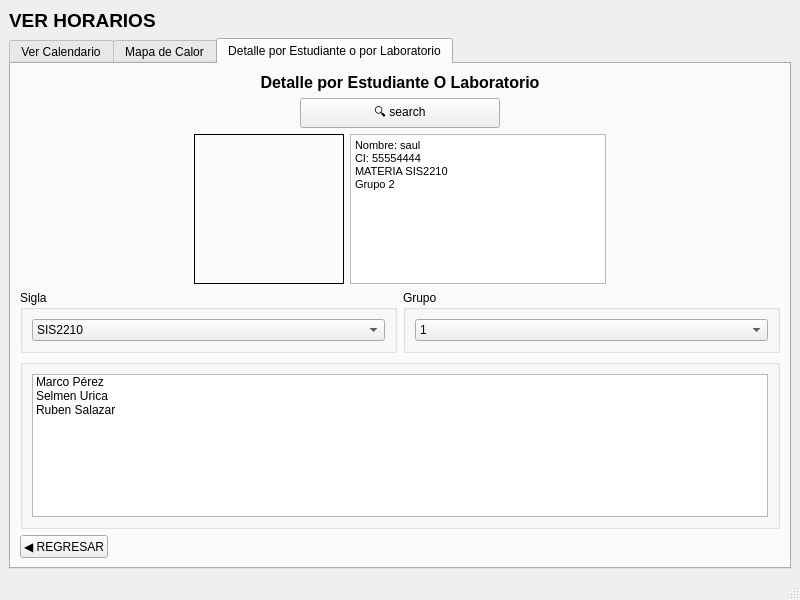
<?xml version="1.0" encoding="UTF-8"?>
<ui version="4.0">
 <class>MainWindow</class>
 <widget class="QMainWindow" name="MainWindow">
  <property name="geometry">
   <rect>
    <x>0</x>
    <y>0</y>
    <width>800</width>
    <height>600</height>
   </rect>
  </property>
  <property name="windowTitle">
   <string>Ver Horarios</string>
  </property>
  <widget class="QWidget" name="centralwidget">
   <layout class="QVBoxLayout" name="verticalLayout">
    <item>
     <widget class="QLabel" name="lblTitle">
      <property name="font">
       <font>
        <pointsize>14</pointsize>
        <bold>true</bold>
       </font>
      </property>
      <property name="text">
       <string>VER HORARIOS</string>
      </property>
      <property name="alignment">
       <set>Qt::AlignmentFlag::AlignLeading</set>
      </property>
     </widget>
    </item>
    <item>
     <widget class="QTabWidget" name="tabWidget">
      <property name="currentIndex">
       <number>2</number>
      </property>
      <widget class="QWidget" name="tabCalendario">
       <attribute name="title">
        <string>Ver Calendario</string>
       </attribute>
       <layout class="QVBoxLayout" name="verticalLayout_2">
        <item>
         <widget class="QTableWidget" name="tableCalendario">
          <property name="alternatingRowColors">
           <bool>true</bool>
          </property>
          <property name="selectionMode">
           <enum>QAbstractItemView::SelectionMode::SingleSelection</enum>
          </property>
          <property name="cornerButtonEnabled">
           <bool>false</bool>
          </property>
          <attribute name="horizontalHeaderDefaultSectionSize">
           <number>100</number>
          </attribute>
          <attribute name="horizontalHeaderStretchLastSection">
           <bool>true</bool>
          </attribute>
          <attribute name="verticalHeaderDefaultSectionSize">
           <number>40</number>
          </attribute>
          <row>
           <property name="text">
            <string>08:30-10:00</string>
           </property>
          </row>
          <row>
           <property name="text">
            <string>10:30-12:00</string>
           </property>
          </row>
          <row>
           <property name="text">
            <string>12:00-14:00</string>
           </property>
          </row>
          <row>
           <property name="text">
            <string>14:30-16:00</string>
           </property>
          </row>
          <row>
           <property name="text">
            <string>16:30-18:00</string>
           </property>
          </row>
          <column>
           <property name="text">
            <string>Horas/dias</string>
           </property>
          </column>
          <column>
           <property name="text">
            <string>Lunes</string>
           </property>
          </column>
          <column>
           <property name="text">
            <string>Martes</string>
           </property>
          </column>
          <column>
           <property name="text">
            <string>Miércoles</string>
           </property>
          </column>
          <column>
           <property name="text">
            <string>Jueves</string>
           </property>
          </column>
          <column>
           <property name="text">
            <string>Viernes</string>
           </property>
          </column>
         </widget>
        </item>
       </layout>
      </widget>
      <widget class="QWidget" name="tabMapaCalor">
       <attribute name="title">
        <string>Mapa de Calor</string>
       </attribute>
       <layout class="QVBoxLayout" name="verticalLayout_3">
        <item>
         <widget class="QLabel" name="labelMapaCalor">
          <property name="font">
           <font>
            <pointsize>12</pointsize>
            <bold>true</bold>
           </font>
          </property>
          <property name="text">
           <string>Mapa de calor</string>
          </property>
         </widget>
        </item>
        <item>
         <widget class="QTableWidget" name="tableMapaCalor">
          <property name="alternatingRowColors">
           <bool>true</bool>
          </property>
          <property name="selectionMode">
           <enum>QAbstractItemView::SelectionMode::SingleSelection</enum>
          </property>
          <property name="cornerButtonEnabled">
           <bool>false</bool>
          </property>
          <attribute name="horizontalHeaderDefaultSectionSize">
           <number>100</number>
          </attribute>
          <attribute name="horizontalHeaderStretchLastSection">
           <bool>true</bool>
          </attribute>
          <attribute name="verticalHeaderDefaultSectionSize">
           <number>40</number>
          </attribute>
          <row>
           <property name="text">
            <string>08:30-10:00</string>
           </property>
          </row>
          <row>
           <property name="text">
            <string>10:30-12:00</string>
           </property>
          </row>
          <row>
           <property name="text">
            <string>12:00-14:00</string>
           </property>
          </row>
          <row>
           <property name="text">
            <string>14:30-16:00</string>
           </property>
          </row>
          <row>
           <property name="text">
            <string>16:30-18:00</string>
           </property>
          </row>
          <column>
           <property name="text">
            <string>Horas/dias</string>
           </property>
          </column>
          <column>
           <property name="text">
            <string>Lunes</string>
           </property>
          </column>
          <column>
           <property name="text">
            <string>Martes</string>
           </property>
          </column>
          <column>
           <property name="text">
            <string>Miércoles</string>
           </property>
          </column>
          <column>
           <property name="text">
            <string>Jueves</string>
           </property>
          </column>
          <column>
           <property name="text">
            <string>Viernes</string>
           </property>
          </column>
         </widget>
        </item>
       </layout>
      </widget>
      <widget class="QWidget" name="tabDetalle">
       <attribute name="title">
        <string>Detalle por Estudiante o por Laboratorio</string>
       </attribute>
       <layout class="QVBoxLayout" name="verticalLayout_4">
        <item>
         <widget class="QLabel" name="labelDetalle">
          <property name="font">
           <font>
            <pointsize>12</pointsize>
            <bold>true</bold>
           </font>
          </property>
          <property name="text">
           <string>Detalle por Estudiante O Laboratorio</string>
          </property>
          <property name="alignment">
           <set>Qt::AlignmentFlag::AlignCenter</set>
          </property>
         </widget>
        </item>
        <item>
         <layout class="QHBoxLayout" name="horizontalLayout">
          <item>
           <spacer name="horizontalSpacer">
            <property name="orientation">
             <enum>Qt::Orientation::Horizontal</enum>
            </property>
            <property name="sizeHint" stdset="0">
             <size>
              <width>40</width>
              <height>20</height>
             </size>
            </property>
           </spacer>
          </item>
          <item>
           <widget class="QPushButton" name="btnSearch">
            <property name="minimumSize">
             <size>
              <width>200</width>
              <height>30</height>
             </size>
            </property>
            <property name="text">
             <string>🔍 search</string>
            </property>
           </widget>
          </item>
          <item>
           <spacer name="horizontalSpacer_2">
            <property name="orientation">
             <enum>Qt::Orientation::Horizontal</enum>
            </property>
            <property name="sizeHint" stdset="0">
             <size>
              <width>40</width>
              <height>20</height>
             </size>
            </property>
           </spacer>
          </item>
         </layout>
        </item>
        <item>
         <layout class="QHBoxLayout" name="horizontalLayout_2">
          <item>
           <spacer name="horizontalSpacer_3">
            <property name="orientation">
             <enum>Qt::Orientation::Horizontal</enum>
            </property>
            <property name="sizeHint" stdset="0">
             <size>
              <width>40</width>
              <height>20</height>
             </size>
            </property>
           </spacer>
          </item>
          <item>
           <widget class="QLabel" name="lblProfilePicture">
            <property name="minimumSize">
             <size>
              <width>150</width>
              <height>150</height>
             </size>
            </property>
            <property name="maximumSize">
             <size>
              <width>150</width>
              <height>150</height>
             </size>
            </property>
            <property name="frameShape">
             <enum>QFrame::Shape::Box</enum>
            </property>
            <property name="text">
             <string/>
            </property>
            <property name="pixmap">
             <pixmap>:/icons/profile_placeholder.png</pixmap>
            </property>
            <property name="scaledContents">
             <bool>true</bool>
            </property>
            <property name="alignment">
             <set>Qt::AlignmentFlag::AlignCenter</set>
            </property>
           </widget>
          </item>
          <item>
           <widget class="QTextEdit" name="textStudentInfo">
            <property name="minimumSize">
             <size>
              <width>200</width>
              <height>150</height>
             </size>
            </property>
            <property name="maximumSize">
             <size>
              <width>300</width>
              <height>150</height>
             </size>
            </property>
            <property name="readOnly">
             <bool>true</bool>
            </property>
            <property name="html">
             <string>&lt;!DOCTYPE HTML PUBLIC &quot;-//W3C//DTD HTML 4.0//EN&quot; &quot;http://www.w3.org/TR/REC-html40/strict.dtd&quot;&gt;
&lt;html&gt;&lt;head&gt;&lt;meta name=&quot;qrichtext&quot; content=&quot;1&quot; /&gt;&lt;meta charset=&quot;utf-8&quot; /&gt;&lt;style type=&quot;text/css&quot;&gt;
p, li { white-space: pre-wrap; }
hr { height: 1px; border-width: 0; }
li.unchecked::marker { content: &quot;\2610&quot;; }
li.checked::marker { content: &quot;\2612&quot;; }
&lt;/style&gt;&lt;/head&gt;&lt;body style=&quot; font-family:'Segoe UI'; font-size:9pt; font-weight:400; font-style:normal;&quot;&gt;
&lt;p style=&quot; margin-top:0px; margin-bottom:0px; margin-left:0px; margin-right:0px; -qt-block-indent:0; text-indent:0px;&quot;&gt;&lt;span style=&quot; font-family:'MS Shell Dlg 2'; font-size:8.25pt;&quot;&gt;Nombre: saul&lt;/span&gt;&lt;/p&gt;
&lt;p style=&quot; margin-top:0px; margin-bottom:0px; margin-left:0px; margin-right:0px; -qt-block-indent:0; text-indent:0px;&quot;&gt;&lt;span style=&quot; font-family:'MS Shell Dlg 2'; font-size:8.25pt;&quot;&gt;CI: 55554444&lt;/span&gt;&lt;/p&gt;
&lt;p style=&quot; margin-top:0px; margin-bottom:0px; margin-left:0px; margin-right:0px; -qt-block-indent:0; text-indent:0px;&quot;&gt;&lt;span style=&quot; font-family:'MS Shell Dlg 2'; font-size:8.25pt;&quot;&gt;MATERIA SIS2210&lt;/span&gt;&lt;/p&gt;
&lt;p style=&quot; margin-top:0px; margin-bottom:0px; margin-left:0px; margin-right:0px; -qt-block-indent:0; text-indent:0px;&quot;&gt;&lt;span style=&quot; font-family:'MS Shell Dlg 2'; font-size:8.25pt;&quot;&gt;Grupo 2&lt;/span&gt;&lt;/p&gt;&lt;/body&gt;&lt;/html&gt;</string>
            </property>
           </widget>
          </item>
          <item>
           <spacer name="horizontalSpacer_4">
            <property name="orientation">
             <enum>Qt::Orientation::Horizontal</enum>
            </property>
            <property name="sizeHint" stdset="0">
             <size>
              <width>40</width>
              <height>20</height>
             </size>
            </property>
           </spacer>
          </item>
         </layout>
        </item>
        <item>
         <layout class="QHBoxLayout" name="horizontalLayout_3">
          <item>
           <widget class="QGroupBox" name="groupBox">
            <property name="title">
             <string>Sigla</string>
            </property>
            <layout class="QVBoxLayout" name="verticalLayout_5">
             <item>
              <widget class="QComboBox" name="comboSigla">
               <item>
                <property name="text">
                 <string>SIS2210</string>
                </property>
               </item>
              </widget>
             </item>
            </layout>
           </widget>
          </item>
          <item>
           <widget class="QGroupBox" name="groupBox_2">
            <property name="title">
             <string>Grupo</string>
            </property>
            <layout class="QVBoxLayout" name="verticalLayout_6">
             <item>
              <widget class="QComboBox" name="comboGrupo">
               <item>
                <property name="text">
                 <string>1</string>
                </property>
               </item>
               <item>
                <property name="text">
                 <string>2</string>
                </property>
               </item>
              </widget>
             </item>
            </layout>
           </widget>
          </item>
         </layout>
        </item>
        <item>
         <widget class="QGroupBox" name="groupBoxProfesores">
          <property name="title">
           <string/>
          </property>
          <layout class="QVBoxLayout" name="verticalLayout_7">
           <item>
            <widget class="QListWidget" name="listProfesores">
             <item>
              <property name="text">
               <string>Marco Pérez</string>
              </property>
             </item>
             <item>
              <property name="text">
               <string>Selmen Urica</string>
              </property>
             </item>
             <item>
              <property name="text">
               <string>Ruben Salazar</string>
              </property>
             </item>
            </widget>
           </item>
          </layout>
         </widget>
        </item>
        <item>
         <layout class="QHBoxLayout" name="horizontalLayout_4">
          <item>
           <widget class="QPushButton" name="btnRegresar">
            <property name="text">
             <string>◀ REGRESAR</string>
            </property>
           </widget>
          </item>
          <item>
           <spacer name="horizontalSpacer_5">
            <property name="orientation">
             <enum>Qt::Orientation::Horizontal</enum>
            </property>
            <property name="sizeHint" stdset="0">
             <size>
              <width>40</width>
              <height>20</height>
             </size>
            </property>
           </spacer>
          </item>
         </layout>
        </item>
       </layout>
      </widget>
     </widget>
    </item>
   </layout>
  </widget>
  <widget class="QMenuBar" name="menubar">
   <property name="geometry">
    <rect>
     <x>0</x>
     <y>0</y>
     <width>800</width>
     <height>33</height>
    </rect>
   </property>
  </widget>
  <widget class="QStatusBar" name="statusbar"/>
 </widget>
 <resources/>
 <connections/>
</ui>
